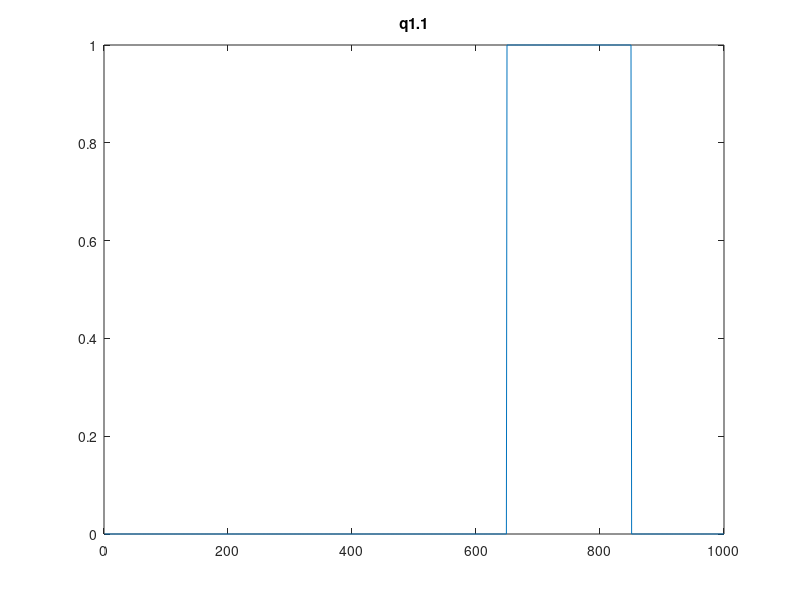
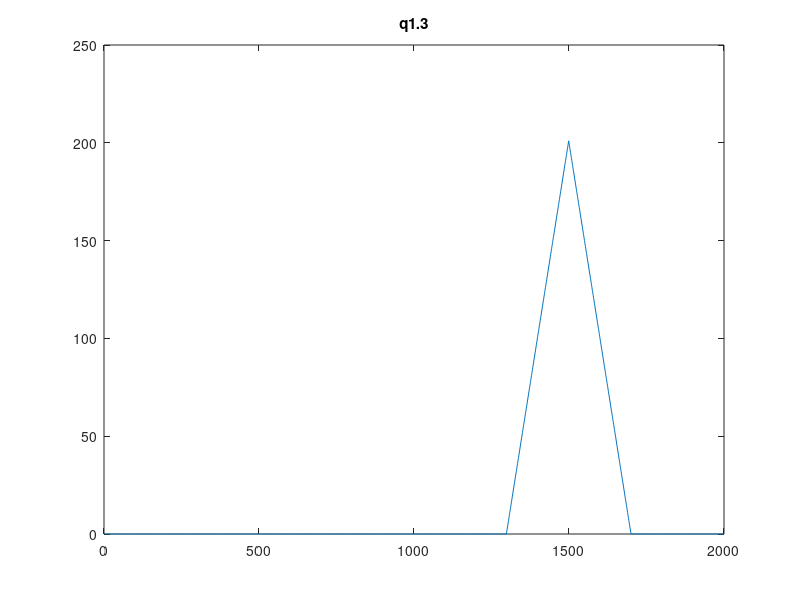
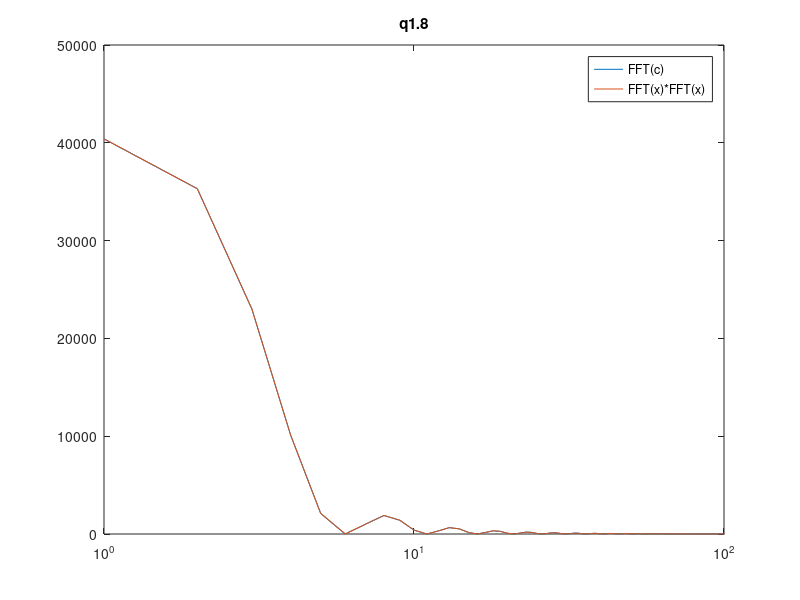
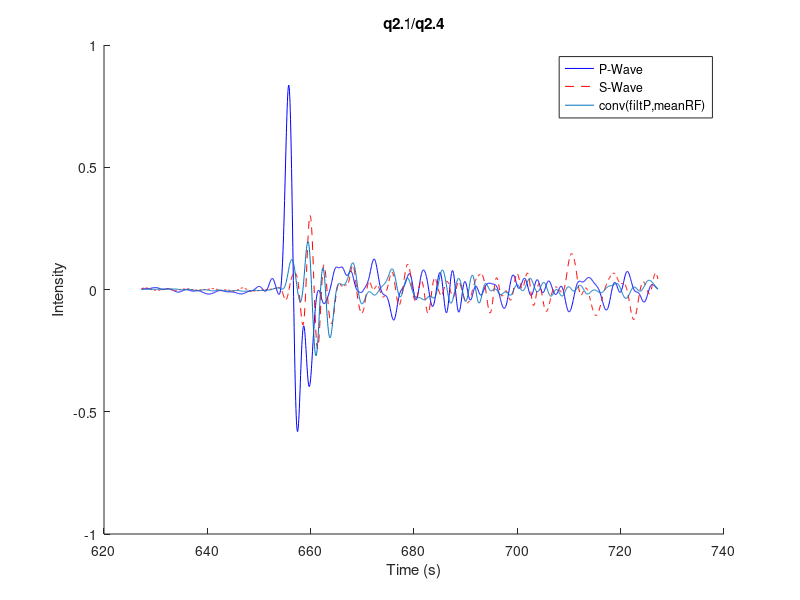

Recreate these plots in MATLAB, in order.
%mp3_vig.m

%q1.1
figure(1);
x = zeros(1000,1); x(650:850) = 1;
plot(x),title('q1.1');

%q1.2
c = conv(x,x);
sprintf('The length of c %d',length(c))

%q1.3
figure(2); 
plot(c),title('q1.3');

%q1.4
%{
    The Shape of x convolved with itself is a triangle offset to the right of the center. The shape is due to the fact that as the two signals overlap, the area increases to a maximum value when the two signals are directly on top of one another and decreases as they move apart. The horizontal position is because one of the signals is flipped. If they were not flipped, th peak would be directly in the middle, since the two signals would overlap perfectly when their indices line up.
%}

%q1.5
figure(3); 
plot(conv(c,c)),title('q1.5');

%q1.6
%{
    This plot also rises to a peaked value at some point to the right of the plot, but it also looks more like a gaussian than a triangle. Overall, this function is smoother than the function of x convolved with itself. This smoothing effect is because the convolution is essentially performing a weighted average of sorts over the entire curve, where the weights are the curve itself. Once again, the position of the peak is due to the flipping of one of the convolved functions.
%}

%q1.7
u = fft(c);
plot(abs(u(1:2:end)),'DisplayName','FFT(c)'); set(gca,'xscale','log')

%q1.8
hold on;
plot(abs(fft(x).*fft(x)),'DisplayName','FFT(x)*FFT(x)');title('q1.8');
legend()
xlim([0 100])
%{
    The two plots are nearly identical because the fourier transform of two covlved functions is just the product of the fourier transforms of these two functions. This is an established property of the fourier transform and follows from the fact that you can split the fourier exponential term into two parts.
%}

%q1.9
%{
    This is due to the discrete nature of our data. The convolved dataset is twice as long as the elementwise product dataset.
%}

load('PKD_RFs_MP3.mat')

%q2.1
figure(4);
hold on
plot(time,filtP,'b','DisplayName','P-Wave'); plot(time,filtSV,'r--','DisplayName','S-Wave');title('q2.1/q2.4');
xlabel('Time (s)'); ylabel('Intensity')

%{
    It seems like there is a slight delay between the P-Wave and the S-wave, with the S-wave lagging behind the P-wave. The S wave is also slightly more complex because it has some late stage activity in the signal, whereas the S-wave simply dies away.
%}

%q2.2
figure(5);
hold on
plot(time-time(1),meanRF,'DisplayName','Receiver Function');title('q2.2');
xlabel('Lag Time (s)'); ylabel('Intensity');
legend();

%q2.3
%{
    The largest signal feature occurs at roughly 5 seconds of lag time, whcih corresponds roughly to 50km of depth. The geologic feature that causes this signal is most likely the moho boundary between the crust and the mantle.
%}

%q2.4
figure(4);
v = conv(filtP,meanRF);
plot(time,v(1:length(filtP)),'DisplayName','conv(filtP,meanRF)')
legend();
%{
This convolution looks very similar to the S-Wave signal
%}

%q2.5
%{
    In some spots, I was able to glean some general information about the receiver function, but in other spots, I was not able to. For example, I could have predicted that the largest peak was not quite at the beginning since the S-Wave seemed to lag behind. I would have predicted the RF to also have a late stage peak, similat to the S-wave signal, but this is not the case.
%}